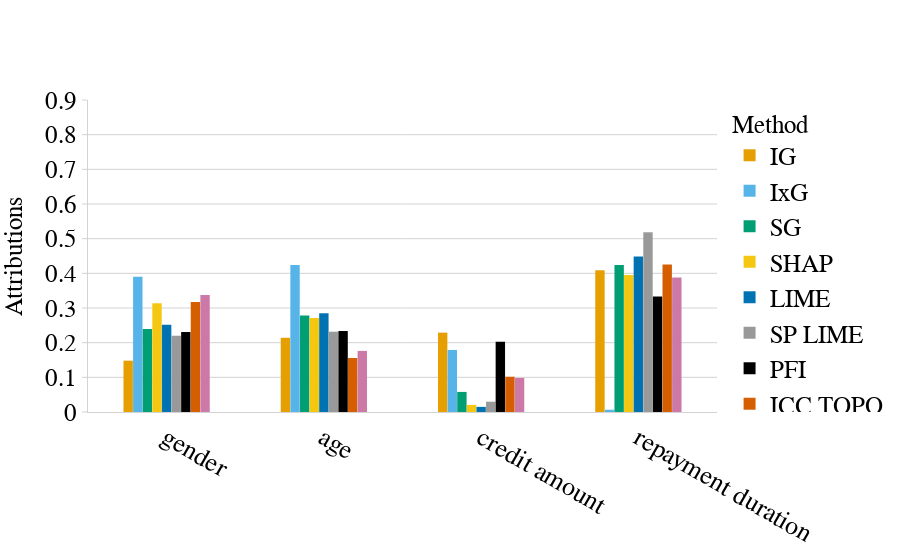

The notebook cell this image was saved under:
### Code cell
# Load JSON
with open(PREFIX + "attributions/german/attribution.json", "r") as f:
    data = json.load(f)
global_explanations = data['global_explanations']    
generate_attr_plot(global_explanations,config)

### Figure 1 — Plotly figure (JSON) as saved in the notebook; plotly's stock layout.template omitted (floating-point values rounded to 4 significant figures)
{"data": [{"marker": {"color": "#E69F00", "line": {"width": 0.05}}, "name": "IG", "type": "bar", "width": 0.06, "x": ["gender", "age", "credit amount", "repayment duration"], "y": [0.1482, 0.2141, 0.2289, 0.4088]}, {"marker": {"color": "#56B4E9", "line": {"width": 0.05}}, "name": "IxG", "type": "bar", "width": 0.06, "x": ["gender", "age", "credit amount", "repayment duration"], "y": [0.3905, 0.424, 0.179, 0.006539]}, {"marker": {"color": "#009E73", "line": {"width": 0.05}}, "name": "SG", "type": "bar", "width": 0.06, "x": ["gender", "age", "credit amount", "repayment duration"], "y": [0.2394, 0.2784, 0.05791, 0.4243]}, {"marker": {"color": "#F5C710", "line": {"width": 0.05}}, "name": "SHAP", "type": "bar", "width": 0.06, "x": ["gender", "age", "credit amount", "repayment duration"], "y": [0.3137, 0.2709, 0.02057, 0.3949]}, {"marker": {"color": "#0072B2", "line": {"width": 0.05}}, "name": "LIME", "type": "bar", "width": 0.06, "x": ["gender", "age", "credit amount", "repayment duration"], "y": [0.2517, 0.2847, 0.01478, 0.4488]}, {"marker": {"color": "#999999", "line": {"width": 0.05}}, "name": "SP LIME", "type": "bar", "width": 0.06, "x": ["gender", "age", "credit amount", "repayment duration"], "y": [0.22, 0.2316, 0.0297, 0.5186]}, {"marker": {"color": "#000000", "line": {"width": 0.05}}, "name": "PFI", "type": "bar", "width": 0.06, "x": ["gender", "age", "credit amount", "repayment duration"], "y": [0.2308, 0.2337, 0.2027, 0.3328]}, {"marker": {"color": "#D55E00", "line": {"width": 0.05}}, "name": "ICC TOPO", "type": "bar", "width": 0.06, "x": ["gender", "age", "credit amount", "repayment duration"], "y": [0.3174, 0.1557, 0.1017, 0.4252]}, {"marker": {"color": "#CC79A7", "line": {"width": 0.05}}, "name": "ICC SHAP", "type": "bar", "width": 0.06, "x": ["gender", "age", "credit amount", "repayment duration"], "y": [0.3374, 0.1763, 0.09842, 0.3878]}], "layout": {"bargap": 0.45, "bargroupgap": 1, "barmode": "group", "font": {"size": 14}, "legend": {"font": {"color": "black", "family": "Times New Roman", "size": 25}, "title": {"font": {"color": "black", "family": "Times New Roman", "size": 25}, "text": "Method"}}, "plot_bgcolor": "rgba(0,0,0,0)", "showlegend": true, "xaxis": {"linecolor": "lightgray", "range": [-0.5, 3.5], "showgrid": false, "tickcolor": "lightgray", "tickfont": {"color": "black", "family": "Times New Roman", "size": 26}, "tickmode": "array", "ticktext": ["gender", "age", "credit amount", "repayment duration"], "tickvals": [0, 1, 2, 3]}, "yaxis": {"dtick": 0.1, "gridcolor": "lightgray", "linecolor": "lightgray", "range": [0, 0.9], "showgrid": true, "tickcolor": "lightgray", "tickfont": {"color": "black", "family": "Times New Roman", "size": 25}, "ticks": "outside", "title": {"font": {"color": "black", "family": "Times New Roman", "size": 25}, "text": "Attributions"}}}}
